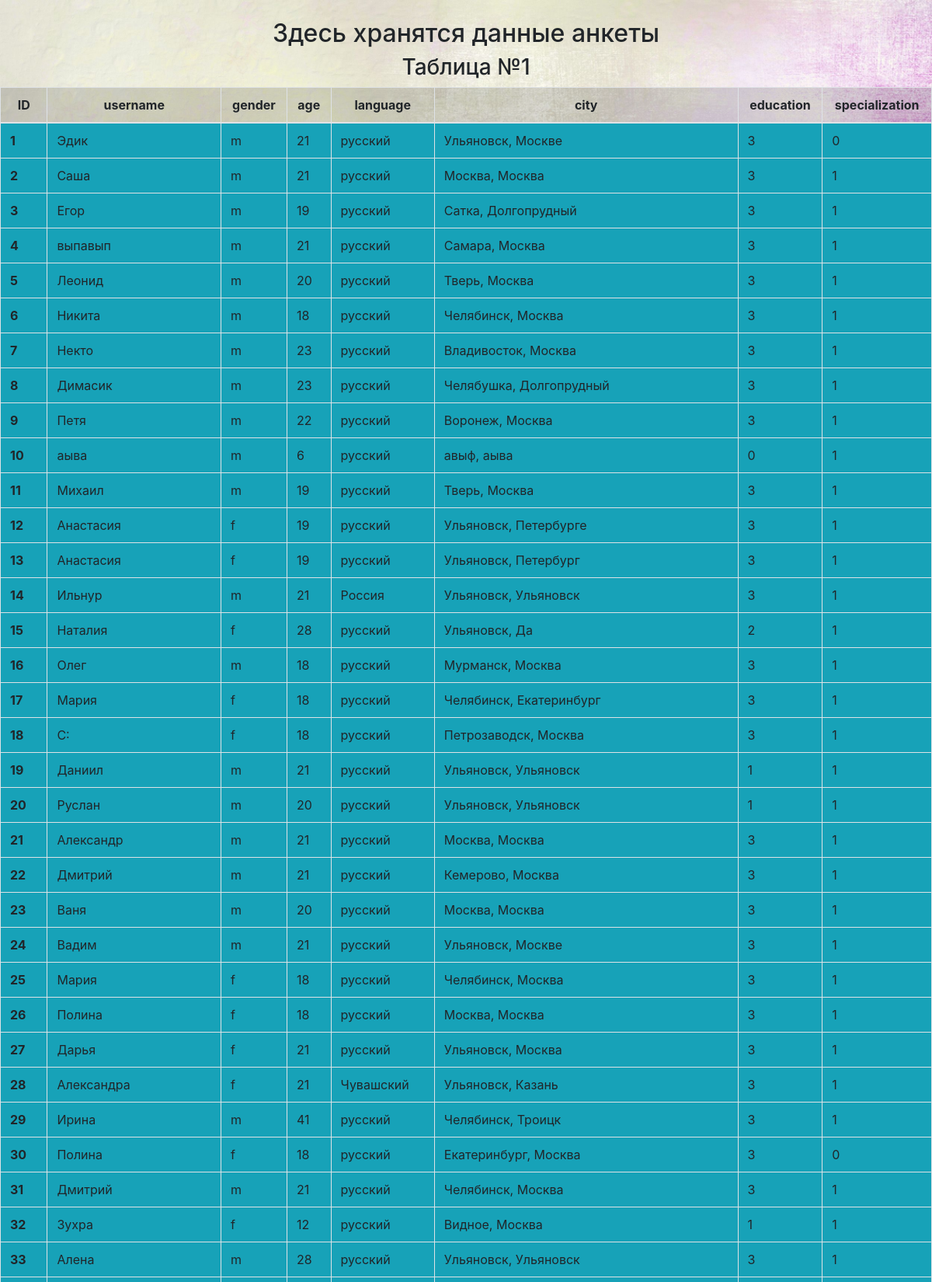
/stats1 (upper part), run on the app's committed database.
### tables this page shows
CREATE TABLE db0 (
                                    id integer PRIMARY KEY,
                                    username text NOT NULL,
                                    gender text NOT NULL,
                                    age integer NOT NULL,
                                    language text NOT NULL,
                                    city text NOT NULL,
                                    education integer NOT NULL,
                                    specialization integer NOT NULL
                                    );

### q.py (the view)
@app.route('/stats1')
def stats1():
    conn = create_connection(DATABASE)
    cur = conn.cursor()
    cur.execute("SELECT * FROM db0")
    rows0 = list(cur.fetchall())
    conn.commit()
    return render_template('stats1.html', rows0 = rows0)

### q.py (called while the page is built)
def create_connection(db_file):
    try:
        conn = sqlite3.connect(db_file)
        return conn
    except Error as e:
        print(e)
    return None

### templates/stats1.html (shortened to what this page needs)
﻿<!DOCTYPE html>
<html lang="en">
<head>
<link rel="stylesheet" href="https://maxcdn.bootstrapcdn.com/bootstrap/4.0.0-beta.2/css/bootstrap.min.css">
</head>
<body>
<br>
<div align="center"><h2>Здесь хранятся данные анкеты</h2></div>
<table class="table table-bordered">
<DD align="center"><h3>Таблица №1</h3></DD>
<thead align="center">
<tr class="table-active">
	<th class="active">ID</th>
	<th>username</th>
	<th>gender</th>
	<th>age</th>
	<th>language</th>
	<th>city</th>
	<th>education</th>
	<th>specialization</th>
</tr>
</thead>
{% for i in range(rows0 | length) %}
	<tr class="bg-info">
		<th>{{rows0[i][0]}}</th>
		<td>{{rows0[i][1]}}</td>
		<td>{{rows0[i][2]}}</td>
		<td>{{rows0[i][3]}}</td>
		<td>{{rows0[i][4]}}</td>
		<td>{{rows0[i][5]}}</td>
		<td>{{rows0[i][6]}}</td>
		<td>{{rows0[i][7]}}</td>
	</tr>
{% endfor %}
</table>
</body>
</html>

### templates/stats1.html (style rules this page uses)
body { background-image: url(static/new.jpg); background-size: cover; background-color: #3670bd; }

### data on the page
db0: id "1", username "Эдик", gender "m", age "21", language "русский", city "Ульяновск, Москве", education "3", specialization "0"
db0: id "2", username "Саша", gender "m", age "21", language "русский", city "Москва, Москва", education "3", specialization "1"
db0: id "3", username "Егор", gender "m", age "19", language "русский", city "Сатка, Долгопрудный", education "3", specialization "1"
db0: id "4", username "выпавып", gender "m", age "21", language "русский", city "Самара, Москва", education "3", specialization "1"
db0: id "5", username "Леонид", gender "m", age "20", language "русский", city "Тверь, Москва", education "3", specialization "1"
db0: id "6", username "Никита", gender "m", age "18", language "русский", city "Челябинск, Москва", education "3", specialization "1"
db0: id "7", username "Некто", gender "m", age "23", language "русский", city "Владивосток, Москва", education "3", specialization "1"
db0: id "8", username "Димасик", gender "m", age "23", language "русский", city "Челябушка, Долгопрудный", education "3", specialization "1"
db0: id "9", username "Петя", gender "m", age "22", language "русский", city "Воронеж, Москва", education "3", specialization "1"
db0: id "10", username "аыва", gender "m", age "6", language "русский", city "авыф, аыва", education "0", specialization "1"
db0: id "11", username "Михаил", gender "m", age "19", language "русский", city "Тверь, Москва", education "3", specialization "1"
db0: id "12", username "Анастасия", gender "f", age "19", language "русский", city "Ульяновск, Петербурге", education "3", specialization "1"
db0: id "13", username "Анастасия", gender "f", age "19", language "русский", city "Ульяновск, Петербург", education "3", specialization "1"
db0: id "14", username "Ильнур", gender "m", age "21", language "Россия", city "Ульяновск, Ульяновск", education "3", specialization "1"
db0: id "15", username "Наталия", gender "f", age "28", language "русский", city "Ульяновск, Да", education "2", specialization "1"
db0: id "16", username "Олег", gender "m", age "18", language "русский", city "Мурманск, Москва", education "3", specialization "1"
db0: id "17", username "Мария", gender "f", age "18", language "русский", city "Челябинск, Екатеринбург", education "3", specialization "1"
db0: id "18", username "С:", gender "f", age "18", language "русский", city "Петрозаводск, Москва", education "3", specialization "1"
db0: id "19", username "Даниил", gender "m", age "21", language "русский", city "Ульяновск, Ульяновск", education "1", specialization "1"
db0: id "20", username "Руслан", gender "m", age "20", language "русский", city "Ульяновск, Ульяновск", education "1", specialization "1"
db0: id "21", username "Александр", gender "m", age "21", language "русский", city "Москва, Москва", education "3", specialization "1"
db0: id "22", username "Дмитрий", gender "m", age "21", language "русский", city "Кемерово, Москва", education "3", specialization "1"
db0: id "23", username "Ваня", gender "m", age "20", language "русский", city "Москва, Москва", education "3", specialization "1"
db0: id "24", username "Вадим", gender "m", age "21", language "русский", city "Ульяновск, Москве", education "3", specialization "1"
db0: id "25", username "Мария", gender "f", age "18", language "русский", city "Челябинск, Москва", education "3", specialization "1"
db0: id "26", username "Полина", gender "f", age "18", language "русский", city "Москва, Москва", education "3", specialization "1"
db0: id "27", username "Дарья", gender "f", age "21", language "русский", city "Ульяновск, Москва", education "3", specialization "1"
db0: id "28", username "Александра", gender "f", age "21", language "Чувашский", city "Ульяновск, Казань", education "3", specialization "1"
db0: id "29", username "Ирина", gender "m", age "41", language "русский", city "Челябинск, Троицк", education "3", specialization "1"
db0: id "30", username "Полина", gender "f", age "18", language "русский", city "Екатеринбург, Москва", education "3", specialization "0"
db0: id "31", username "Дмитрий", gender "m", age "21", language "русский", city "Челябинск, Москва", education "3", specialization "1"
db0: id "32", username "Зухра", gender "f", age "12", language "русский", city "Видное, Москва", education "1", specialization "1"
db0: id "33", username "Алена", gender "m", age "28", language "русский", city "Ульяновск, Ульяновск", education "3", specialization "1"
